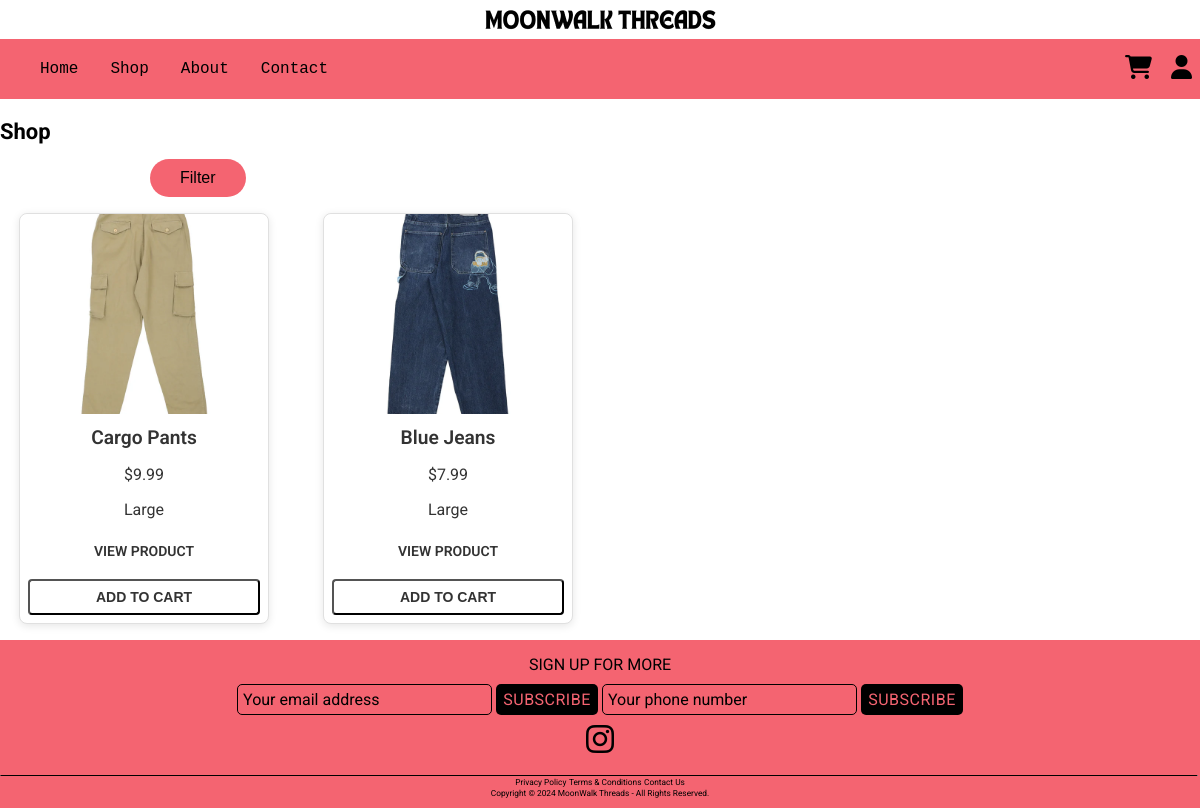
Page /shop/Pants on the committed database.
### myapp/models.py (models this page shows, shortened)
class Product(models.Model):
    name = models.CharField(max_length=100)
    price= models.DecimalField(default=0, decimal_places=2, max_digits=6)
    category = models.ForeignKey(Category, on_delete=models.CASCADE, default=1)
    size = models.CharField(max_length=20)
    description = models.CharField(max_length=250, default='', blank=True, null=True)
    image = models.ImageField(upload_to='uploads/product/')
    featured = models.BooleanField(default=False)

### myapp/views.py (the view)
# urls.py: path('shop/', views.shop, name='shop'),
def shop(request, foo=None):
    if foo:
        foo = foo.replace('-', ' ')
        try:
            category = Category.objects.get(name=foo)
            products = Product.objects.filter(category=category)
        except Category.DoesNotExist:
            messages.success(request, ("Category Doesn't Exist!"))
            return redirect('shop')
    else:
        products = Product.objects.all()
        category = None  # No category selected
    categories = Category.objects.all()  # Pass all categories to the template
    return render(request, 'shop.html', {'products': products, 'category': category, 'categories': categories})

### myapp/templates/shop.html (shortened to what this page needs)
{% extends 'base.html' %}
{% load static %}
{% block content %}
<h1>Shop</h1>
<div class="shop-filter">
    <button class="shop-filter-button" onclick="toggleDropdown()">Filter</button>
</div>
<section class="shop-product-section">
    <div class="shop-product-grid">
        {% for product in products %}
        <div class="shop-product-card">
            <img class="shop-product-image" src="{{ product.image.url }}" alt="Product Image" />
            <div class="shop-product-body">
                <h5 class="shop-product-title">{{ product.name }}</h5>
                <p class="shop-product-price">${{ product.price }}</p>
                <p class="shop-product-price">{{ product.size }}</p>
            </div>
            <div class="shop-product-footer">
                <a class="btn btn-outline-dark" href="{% url 'productDetails' product.id %}">View Product</a>
                <button class="btn btn-outline-dark shop-add-to-cart-btn" data-id="{{ product.id }}">Add to Cart</button>
            </div>
        </div>
        {% endfor %}
    </div>
</section>
{% endblock %}

### static/css/homestyles.css (style rules this page uses)
body { margin: 0; font-family: var(--font); }
* { --background_color: #F46471; --font: 'Roboto', sans-serif; --visibile: True; --font_color_title: #FFFFFF; --font_color_timer: #000000; --drop_title: "Spooky Halloween Apparel"; }
a { font-size: 1rem; color: #000; text-decoration: none; }
h1 { text-align: left; font-size: 22px; margin-top: 20px; }

### static/css/shopstyles.css (style rules this page uses)
:root { --border-color: #E0E0E0; --font-color: #333333; --hover-scale: 1.05; --button-color: #333333; --button-border-color: #333333; --button-hover-color: #F46471; }
.shop-filter { position: relative; display: inline-block; left: 150px; }
.shop-filter-button { background-color: #F46471; color: black; padding: 10px 30px; font-size: 16px; border: none; cursor: pointer; border-radius: 28px; }
.shop-product-section { padding: 1rem 0; }
.shop-product-grid { display: grid; grid-template-columns: repeat(auto-fill, minmax(240px, 1fr)); justify-items: center; gap: 16px; }
.shop-product-card { flex: 0 0 auto; width: 250px; border: 1px solid var(--border-color); border-radius: 8px; transition: transform 0.3s ease; box-shadow: 0 2px 8px rgba(0, 0, 0, 0.1); overflow: hidden; text-align: center; scroll-snap-align: center; background-color: #fff; }
.shop-product-image { width: 100%; height: 200px; object-fit: cover; border-top-left-radius: 8px; border-top-right-radius: 8px; }
.shop-product-title { font-size: 1.2rem; color: var(--font-color); margin: 0.5rem 0 0.3rem; font-weight: 600; }
.shop-product-price { font-size: 1rem; color: var(--font-color); margin-bottom: 0.5rem; }
.shop-product-footer { display: flex; flex-direction: column; gap: 12px; padding: 0.5rem; }
.shop-product-footer .btn { width: 100%; padding: 0.5rem 1rem; text-align: center; border-radius: 4px; font-size: 0.875rem; font-weight: 600; color: var(--button-color); transition: background-color 0.3s, color 0.3s; text-transform: uppercase; }
.shop-add-to-cart-btn { background-color: transparent; color: #000; cursor: pointer; }

### static/css/products.css (style rules this page uses)
:root { --border-color: #E0E0E0; --font-color: #333333; --hover-scale: 1.05; --button-color: #333333; --button-border-color: #333333; --button-hover-color: #F46471; }

### static/css/checkout.css (style rules this page uses)
* { box-sizing: border-box; }

### static/css/productDetails.css (style rules this page uses)
:root { --border-color: #E0E0E0; --font-color: #333333; --hover-scale: 1.05; --button-color: #333333; --button-border-color: #333333; --button-hover-color: #F46471; }

### rows in the picture
Product: image (picture), name "Cargo Pants", price "9.99", size "Large"
Product: image (picture), name "Blue Jeans", price "7.99", size "Large"
